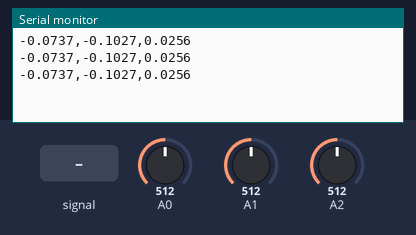
The sketch below on a simulated Arduino Zero (SAMD21). Shown: the last lines printed to the serial monitor. The inputs (shaded band) are chosen by the test bench; at power-on: A0 = 512, A1 = 512, A2 = 512 (analog values on the 0–1023 scale).

Above: at 1.2 s.
1.3 s: A0 fed a 200 Hz sine of ±81 counts around its level
At 1.74 s:
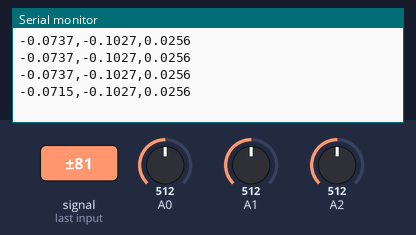
2.8 s: A0 set to 716
At 2.9 s:
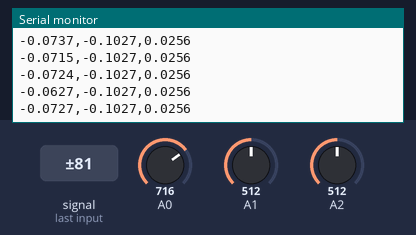
4.3 s: A1 set to 716
At 4.45 s:
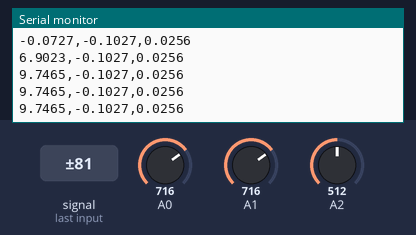
5.8 s: A2 set to 716
At 5.99 s:
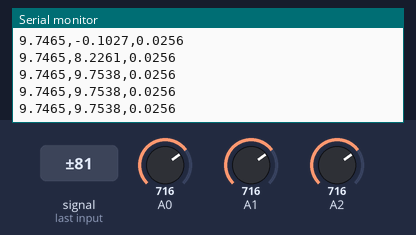
7.3 s: A0 set to 900
At 7.53 s:
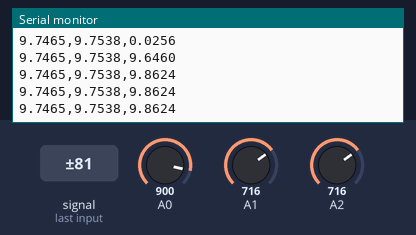
8.8 s: A1 set to 900
At 9.08 s:
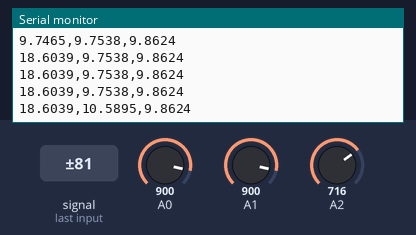
Timing chart, 0 to 11.3 s (numbered marks = the images above; inputs shaded):
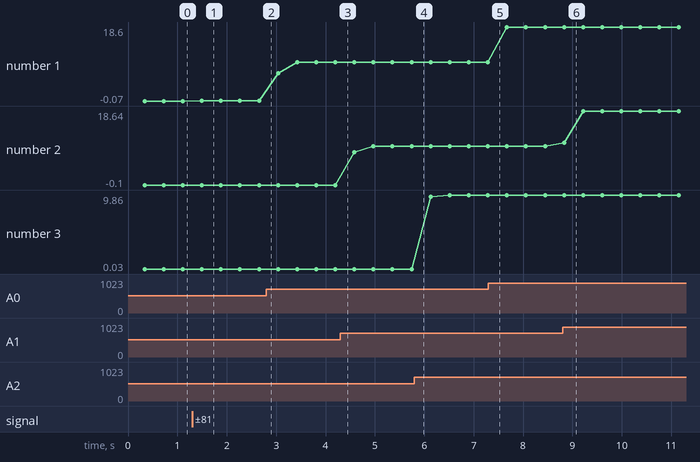

The sketch:

sketch_oct03b.ino
```cpp
void setup()
{
  // シリアルモニターの初期化をする
  Serial.begin(9600) ;
}
void loop()
{
  analogReadResolution(16);
  int i , a ;
  float x , y , z;
  float ms2 = 9.80665;
  // KXR94-2050の個体差を調整する
  int x0 , y0 , z0 ; // 0Gの数値を入れる
  int x1 , y1 , z1 ; // 1Gの数値から0Gの数値を引いた数値を入れる
  x0 = 32866 ; y0 = 32904 ; z0 = 32734 ;
  x1 = 13038 ; y1 = 12990 ; z1 = 13016 ;

  // 各データを100回読込んで平均化する
  x = y = z = 0 ;
  for (i = 0 ; i < 1000 ; i++) {
    x = x + analogRead(0) ; // Ｘ軸を読込む
    y = y + analogRead(1) ; // Ｙ軸を読込む
    z = z + analogRead(2) ; // Ｚ軸を読込む
  }
  x = ((x / 1000) - x0) / x1 ;
  y = ((y / 1000) - y0) / y1 ;
  z = ((z / 1000) - z0) / z1 ;

  // 角度を計算して表示を行う
  //Serial.print("X=") ;
  Serial.print(x * ms2, 4) ; // X軸方向加速度表示
  Serial.print(",");
  //Serial.print(" Y=") ;
  Serial.print(y * ms2, 4) ; // X軸方向加速度表示
  Serial.print(",");
  //Serial.print(" Z=") ;
  Serial.println(z * ms2, 4) ; // Z軸方向加速度表示
  /*Serial.print(" XZ=") ;
    a=atan2(x,z) / 3.14159 * 180.0 ; // XZ方向傾斜角度
    Serial.print(a) ;
    Serial.print(" YZ=") ;
    a=atan2(y,z) / 3.14159 * 180.0 ; // YZ方向傾斜角度
    Serial.println(a) ;
  */
  delay(50) ;
}
```

Measured:
- after the input at 1.3 s, the serial monitor: prints a new line after 0.19 s (image 1)
- after the input at 8.8 s, the serial monitor: prints a new line at once (image 6)
- plotted number 1: -0.07 → -0.07 after the input at 1.3 s, -0.07 → 9.75 after the input at 2.8 s, 9.75 → 18.6 after the input at 7.3 s
- plotted number 2: -0.1 → 9.75 after the input at 4.3 s, 9.75 → 18.64 after the input at 8.8 s
- plotted number 3: 0.03 → 9.86 after the input at 5.8 s
